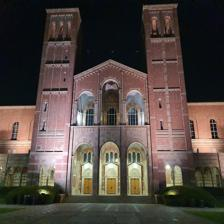
#> input picture dataset/test_set/royce-hall/image_0.jpg, 224 x 224 px, found by its file name; its folder holds 4 pictures in this run
$ jupyter execute --allow-errors 'Image Augmentation.ipynb'
#> lines starting #> are read from the running program, lines starting #| are printed output that depends on the picture
[cell 1]
import numpy as np

[cell 2]
from PIL import Image
import os
import shutil
import Augmentor
from sklearn.model_selection import train_test_split

# Load images from the specified directory
imgs = []
base_path = "royce-hall"  # Original path where images are stored
valid_images = [".jpg"]
for f in os.listdir(base_path):  # Imports all jpg images into a list
    ext = os.path.splitext(f)[1]
    if ext.lower() not in valid_images:
        continue
    imgs.append(Image.open(os.path.join(base_path, f)))

# Resize all images to 224 x 224 for RESNET
newsize = (224, 224)
#> newsize = (224, 224)
resized_imgs = [i.resize(newsize) for i in imgs]

# Split images into train, validation, and test sets
train_val, test = train_test_split(resized_imgs, test_size=0.2)
train, val = train_test_split(train_val, test_size=0.25)  # 0.25 x 0.8 = 0.2

# Function to save images to a directory
def save_images(image_set, directory):
#> called with directory = 'dataset/train_set/royce-hall'
    if os.path.isdir(directory):
        shutil.rmtree(directory)
    os.makedirs(directory, exist_ok=True)
    for k, img in enumerate(image_set):
        img.save(os.path.join(directory, f'image_{k}.jpg'))

# Define base directory for dataset
dataset_path = "dataset"

# Define paths for train and validation sets
train_path = os.path.join(dataset_path, 'train_set', 'royce-hall')
val_path = os.path.join(dataset_path, 'valid_set', 'royce-hall')

# Save train and validation images
save_images(train, train_path)
save_images(val, val_path)
#> the loop in save_images (call 2), `for k, img in enumerate(image_set):` made 1 pass
#> pass 1, in save_images (call 2), `img.save(os.path.join(directory, f'image_{k}.jpg'))`:
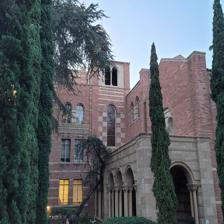
#> saved as image_0.jpg: PIL image 224x224 RGB; mean R, G, B 92.8, 99.1, 104.6

# Augment images in the training set
output_path = os.path.join(train_path, 'output')
#> (the rest of this cell did not finish here and is left out)
